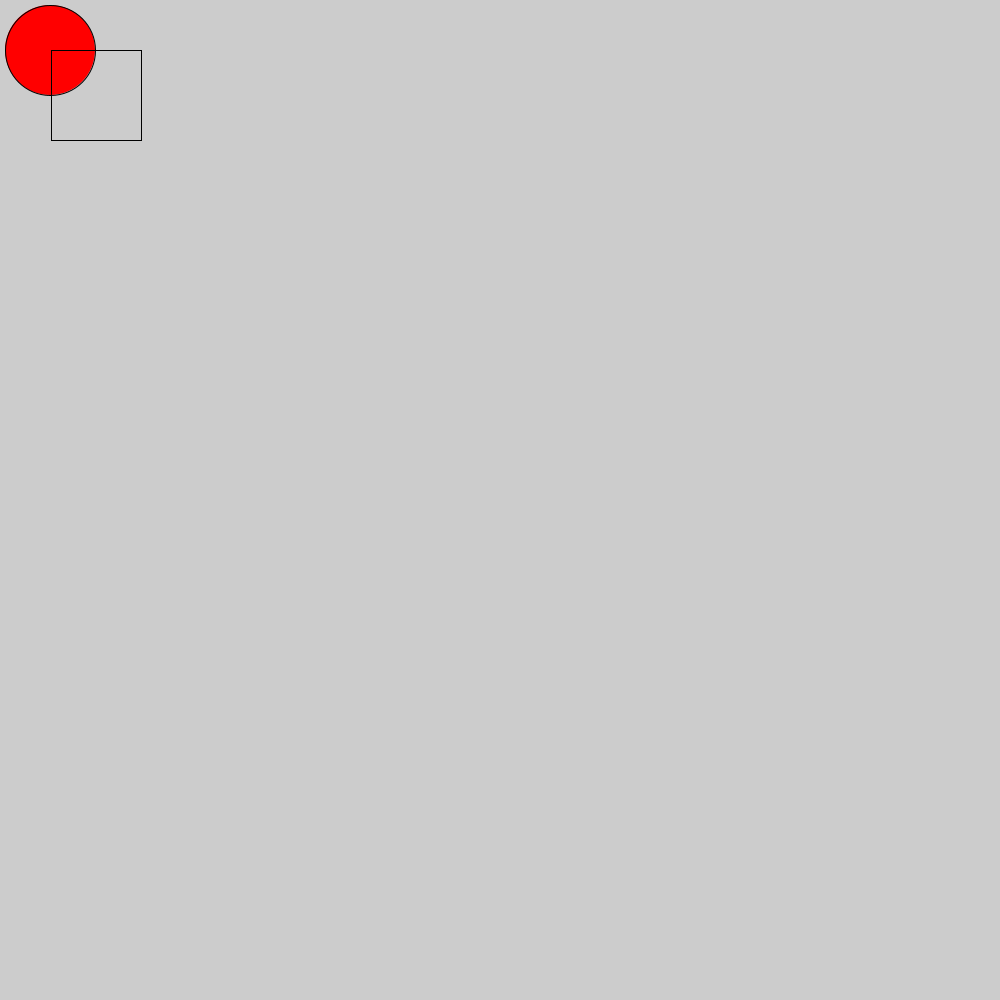
Frame 1 (no input)
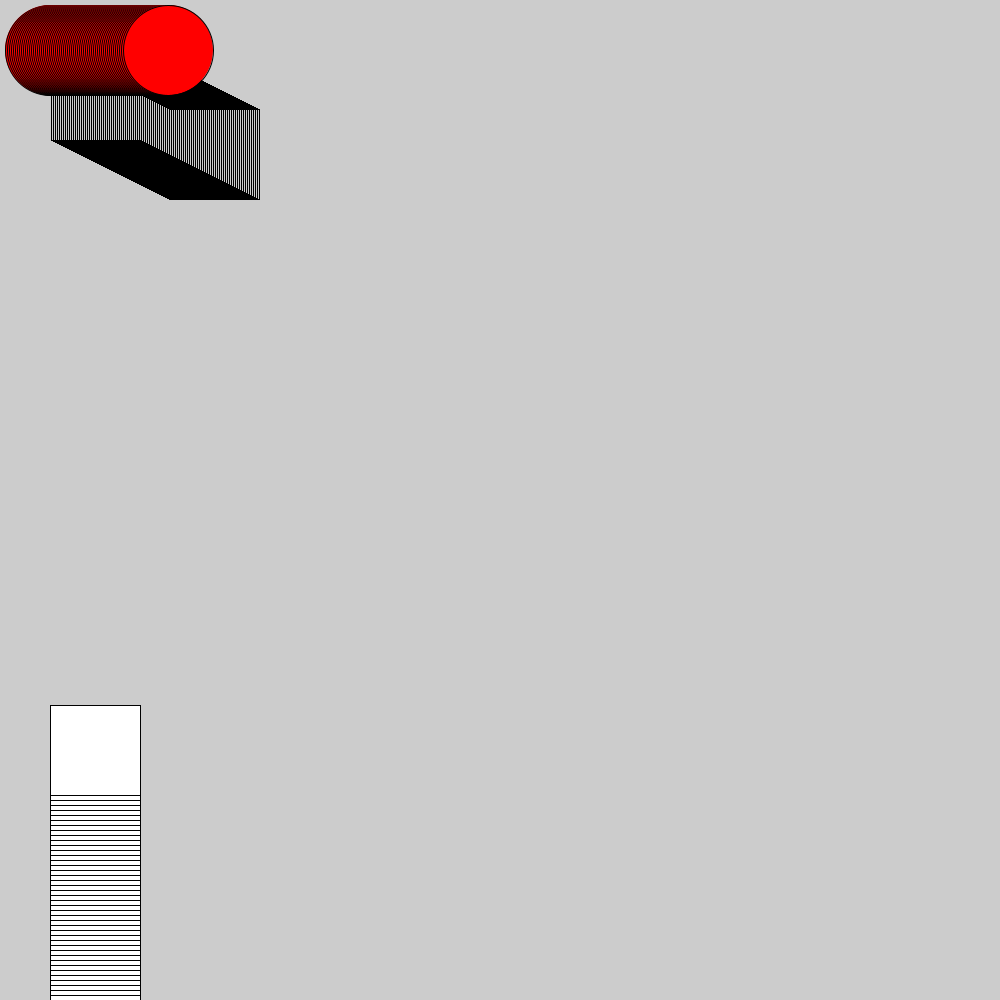
Frame 60 (the mouse pressed at the canvas centre just before this capture)
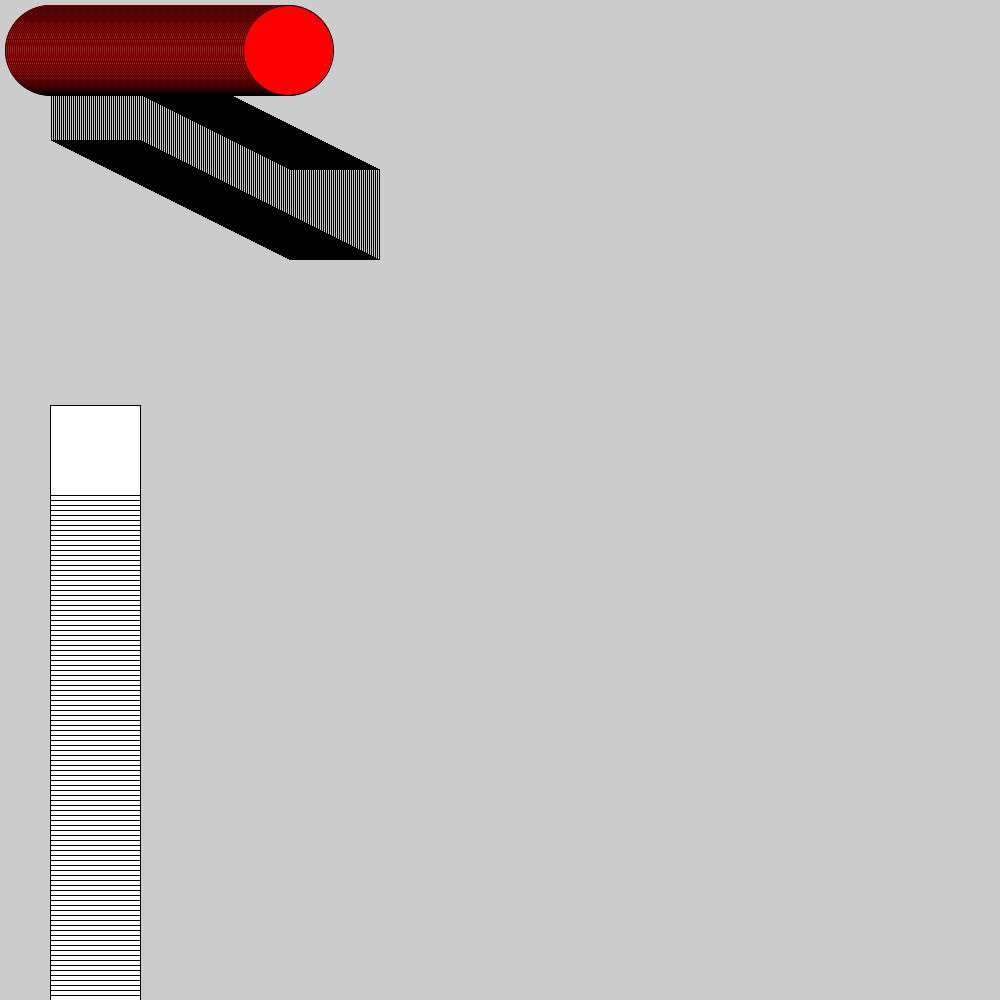
Frame 120 (the mouse held since frame 60 and released just before this capture)

The Processing sketch that drew these frames (run headless with seeded random() and noise(); from frame 60 on, the mouse is pressed at the canvas centre):

// Processing sketch: moving_objects
// ── moving_objects.pde
int xPos = 50;
int yPos = 50;
int ypos =1000;

void setup(){
  size(1000, 1000);
 
}
//circle left to right, rectangle top to bottom
void draw(){
  fill(255, 0, 0);
  ellipse (xPos, 50, 90, 90);
  xPos++;
  noFill();
  rect (xPos, yPos, 90, 90);
  yPos++;
  xPos++;
  fill(255, 255, 255);
  rect (50, ypos, 90, 90);
  ypos=ypos-5;
}
